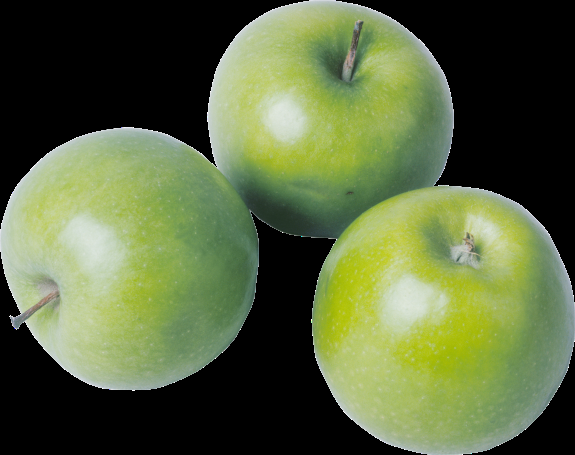
#> input picture 4lab_Morphological_analysis/images/apples_small.png, 575 x 455 px, found by its file name
$ python separating_glued_objects.py
#> lines starting #> are read from the running program, lines starting #| are printed output that depends on the picture; after the words box and inside, x2 and y2 are one past the last pixel; in counts of white or black regions, pixels touching at a corner belong together
import cv2 as cv
import numpy as np

# Reading image
img_path = "C:/denFiles/git/technical-vision/4lab_Morphological_analysis/images/"
img_name = "apples_small.png"
img = cv.imread(img_path + img_name, cv.IMREAD_GRAYSCALE)
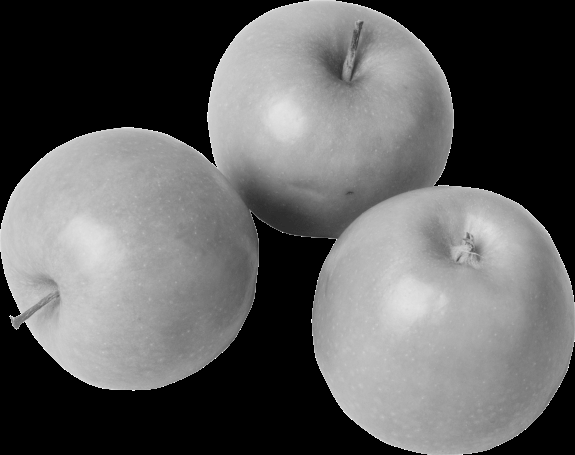
#> img: shape (455, 575); min 0, max 255, mean 95.3
n_rows, n_cols = img.shape[:2]
#> n_rows = 455; n_cols = 575

ret, thres_img = cv.threshold(img, 20, 255, cv.THRESH_BINARY)
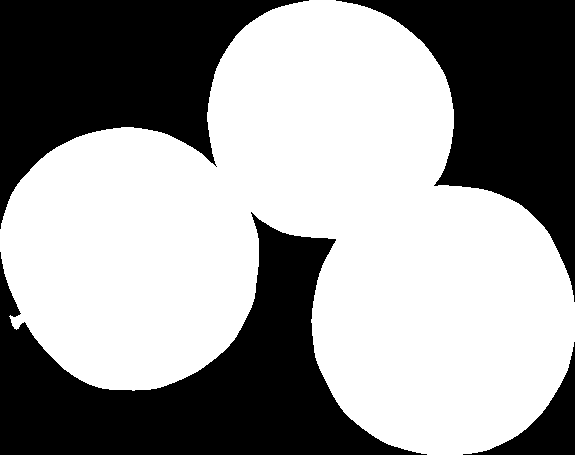
#> thres_img: shape (455, 575); 59.1% white; 4 black regions, box (x1, y1, x2, y2) and area: (0, 212, 427, 455) 40668, (0, 0, 309, 229) 33240, (336, 0, 575, 302) 29587, (463, 342, 575, 455) 3424
# cv.imwrite(img_path + img_name.rpartition('.')[0] + "_binary.jpg", thres_img)

# Set structuring element
el = cv.getStructuringElement(cv.MORPH_ELLIPSE, (5, 5))

working_img = np.copy(thres_img)  # Create working array
iter_counter = 0  # Counter

# Compute initial connected components map
retval, labels = cv.connectedComponents(thres_img)
#> retval = 2

while retval < 4:
    # Apply erosion
    working_img = cv.morphologyEx(working_img, cv.MORPH_ERODE, el, borderType=cv.BORDER_CONSTANT,
                                  borderValue=(0))
    retval, labels = cv.connectedComponents(working_img)
    iter_counter += 1
#> this loop made 26 passes
#> retval on passes 1 to 12: 2, 2, 2, 2, 2, 2, 2, 2, 2, 2, 2, 2
#> pass 1, `working_img = cv.morphologyEx(working_img, cv.MORPH_ERODE, el, borderT..`:
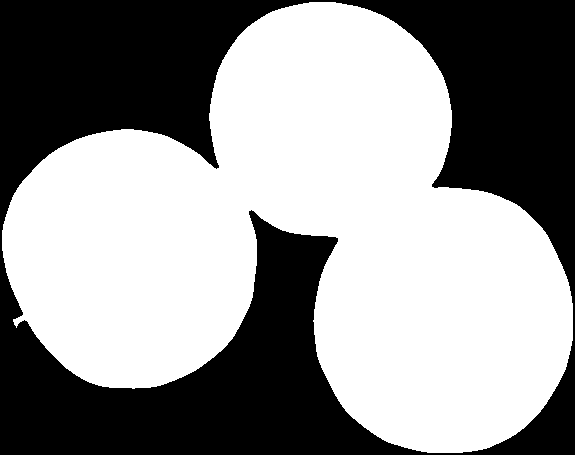
#> working_img: shape (455, 575); 57.5% white; 1 black region, box (x1, y1, x2, y2) and area: (0, 0, 575, 455) 111275
#> after the loop:
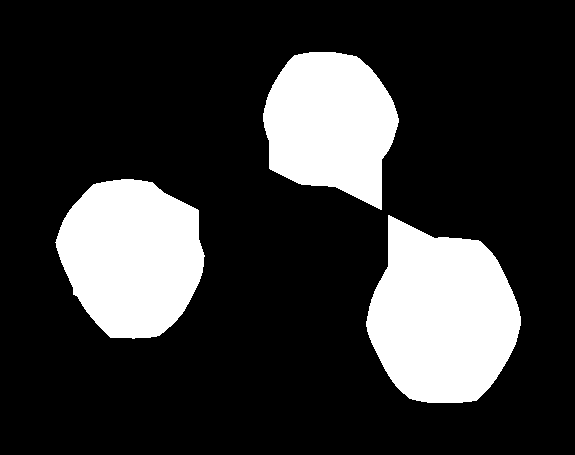
#> working_img: shape (455, 575); 20.7% white; 3 white regions, box (x1, y1, x2, y2) and area: (366, 215, 521, 403) 20833, (55, 179, 205, 339) 17992, (263, 52, 399, 210) 15444
#> after the loop, iter_counter = 26

# cv.imshow("Erosed image", working_img)
# cv.imwrite(img_path + img_name.rpartition('.')[0] + "_erosed.jpg", working_img)

# Find borders
img_borders = np.zeros_like(img)
while cv.countNonZero(working_img) < working_img.size:
    dilated_img = cv.morphologyEx(working_img, cv.MORPH_DILATE, el, borderType=cv.BORDER_CONSTANT, borderValue=(0))
    closed_img = cv.morphologyEx(dilated_img, cv.MORPH_CLOSE, el, borderType=cv.BORDER_CONSTANT, borderValue=(0))
    substracted_img = closed_img - dilated_img
    img_borders = cv.bitwise_or(substracted_img, img_borders)
    working_img = dilated_img
#> this loop made 116 passes
#> dilated_img: shape (455, 575); every value is 255
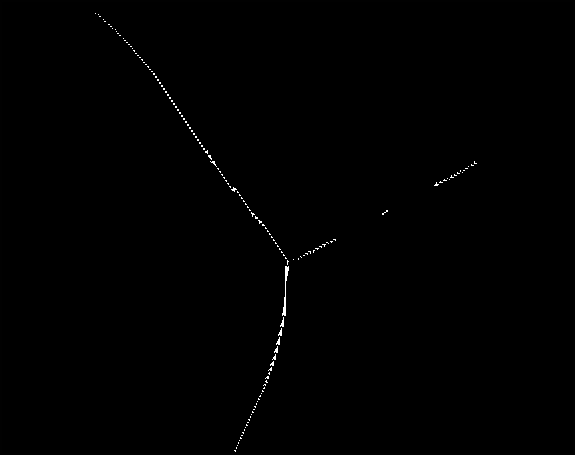
#> img_borders: shape (455, 575); min 0, max 255, mean 0.7
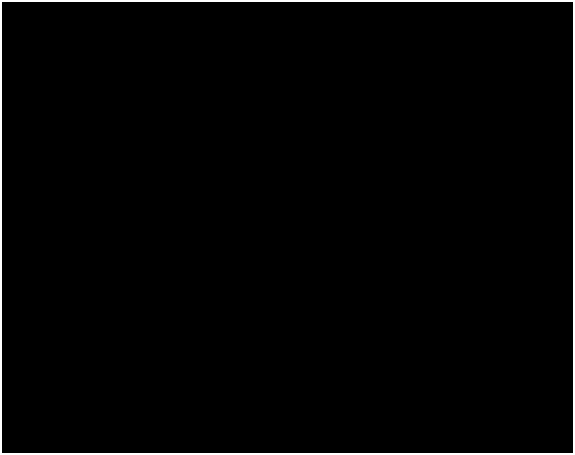
#> substracted_img: shape (455, 575); values 0 (black) and 1 (white), 1.6% white; 1 white region, box (x1, y1, x2, y2) and area: (0, 0, 575, 455) 4104

# cv.imshow("Borders", img_borders)
# cv.imwrite(img_path + img_name.rpartition('.')[0] + "_borders.jpg", img_borders)

# Closing for borders
img_borders = cv.morphologyEx(img_borders, cv.MORPH_CLOSE, el, iterations=iter_counter, borderType=cv.BORDER_CONSTANT,
                              borderValue=(0))

# cv.imshow("Borders closed", img_borders)
# cv.imwrite(img_path + img_name.rpartition('.')[0] + "_borders_closed.jpg", img_borders)

# Remove borders from image
img_res = cv.bitwise_and(~img_borders, thres_img)
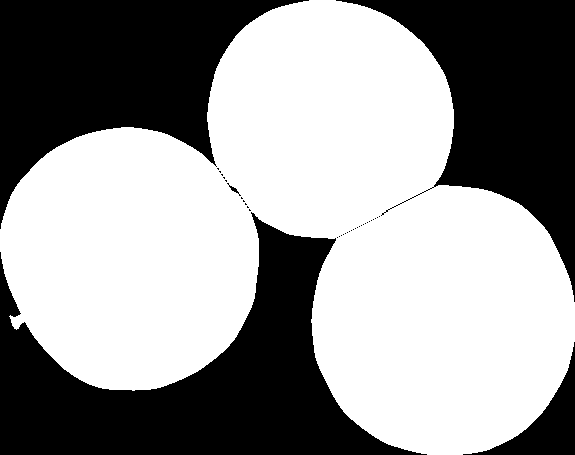
#> img_res: shape (455, 575); 59.1% white; 37 black regions (32 under 20 px), largest, box (x1, y1, x2, y2) and area: (0, 212, 427, 455) 40688, (0, 0, 309, 229) 33240, (336, 0, 575, 302) 29646, (463, 342, 575, 455) 3424, (227, 183, 241, 196) 38

# Save result
cv.imwrite(img_path + img_name.rpartition('.')[0] + "_separated.jpg", img_res)

# Show image
cv.imshow("Result", img_res)

cv.waitKey(0)
cv.destroyAllWindows()

$ run again, with 4lab_Morphological_analysis/images/lines.png copied over 4lab_Morphological_analysis/images/apples_small.png
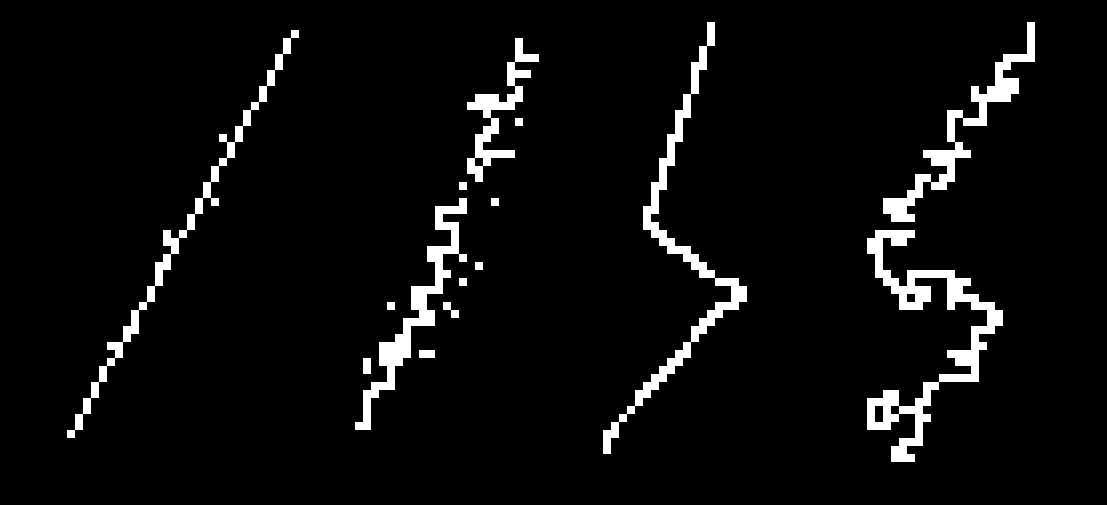
#> input picture 4lab_Morphological_analysis/images/lines.png, 1107 x 505 px, found by its file name
#> img: shape (505, 1107); 4.9% white; 15 white regions, largest, box (x1, y1, x2, y2) and area: (867, 230, 1003, 462) 6720, (603, 22, 747, 454) 5376, (883, 22, 1035, 222) 4096
#> `retval, labels = cv.connectedComponents(thres_img)`:
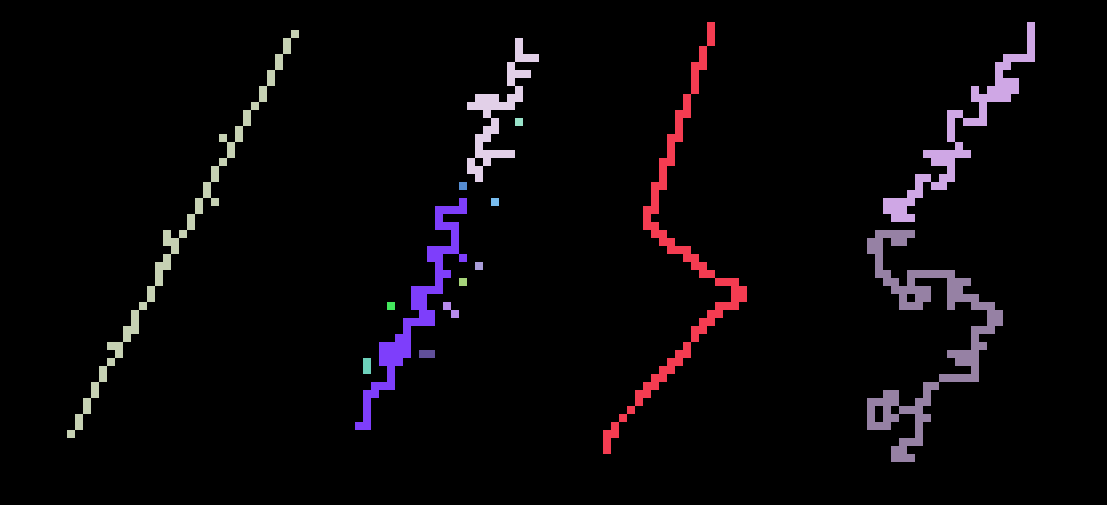
#> labels: shape (505, 1107) int32; 16 distinct labels, from 0 to 15; one colour per label, 0 black
#> retval = 16
#> after the loop `while retval < 4:`: iter_counter = 0
#> the loop `while cv.countNonZero(working_img) < working_img.size:` made 122 passes
#> after the loop `while cv.countNonZero(working_img) < working_img.size:`:
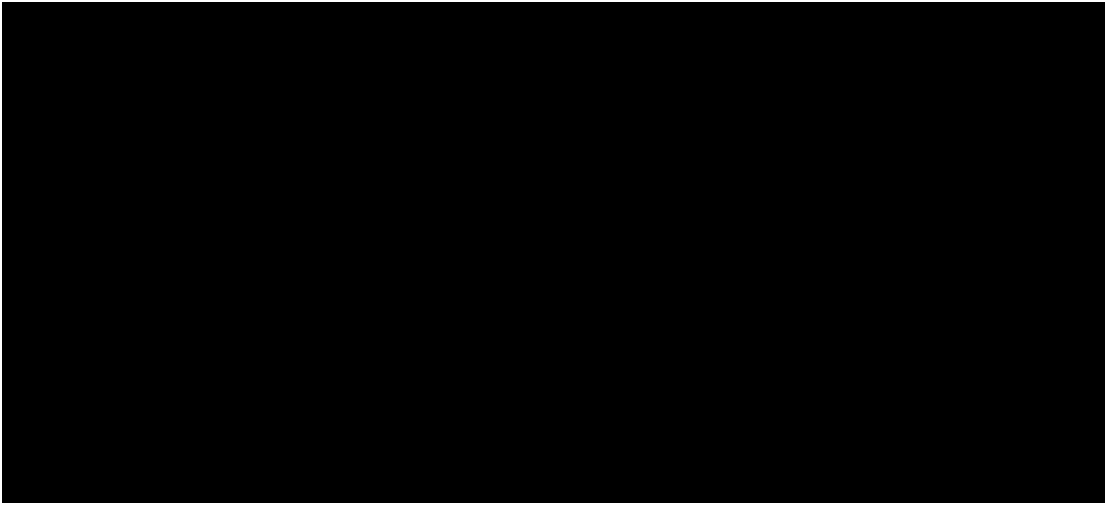
#> substracted_img: shape (505, 1107); values 0 (black) and 1 (white), 1.2% white; 1 white region, box (x1, y1, x2, y2) and area: (0, 0, 1107, 505) 6432

$ run again, with 4lab_Morphological_analysis/images/apples2_fg_norm.jpg saved as 4lab_Morphological_analysis/images/apples_small.png
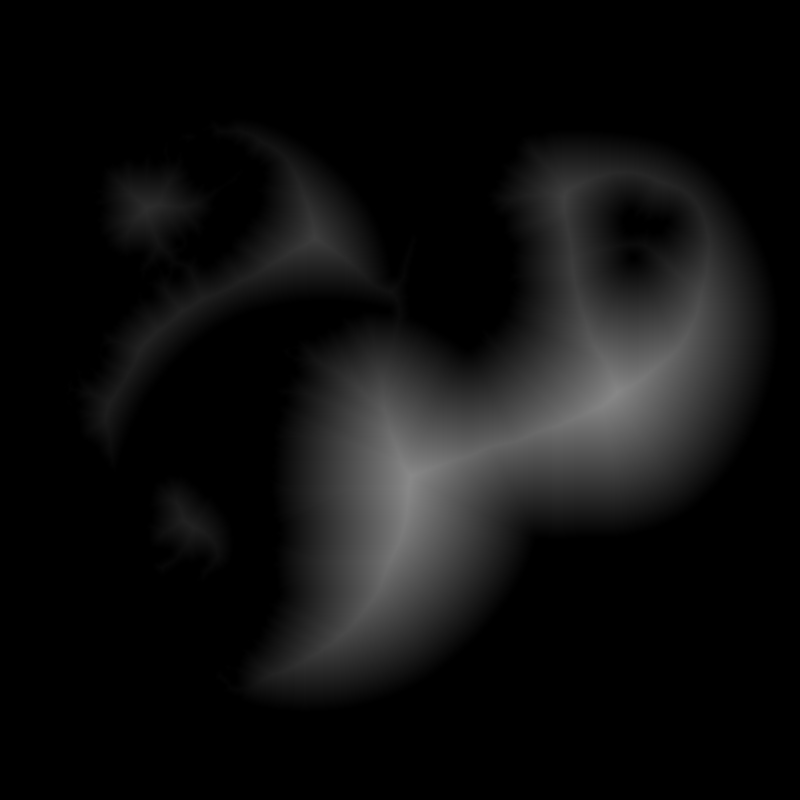
#> input picture 4lab_Morphological_analysis/images/apples2_fg_norm.jpg, 800 x 800 px, found by its file name
#> img is the input picture: shape (800, 800); min 0, max 137, mean 15
#> thres_img: shape (800, 800); 23.8% white; 4 white regions, box (x1, y1, x2, y2) and area: (257, 150, 758, 692) 134805, (99, 155, 372, 429) 13812, (120, 180, 192, 240) 2783, (171, 497, 212, 541) 997
#> `retval, labels = cv.connectedComponents(thres_img)`:
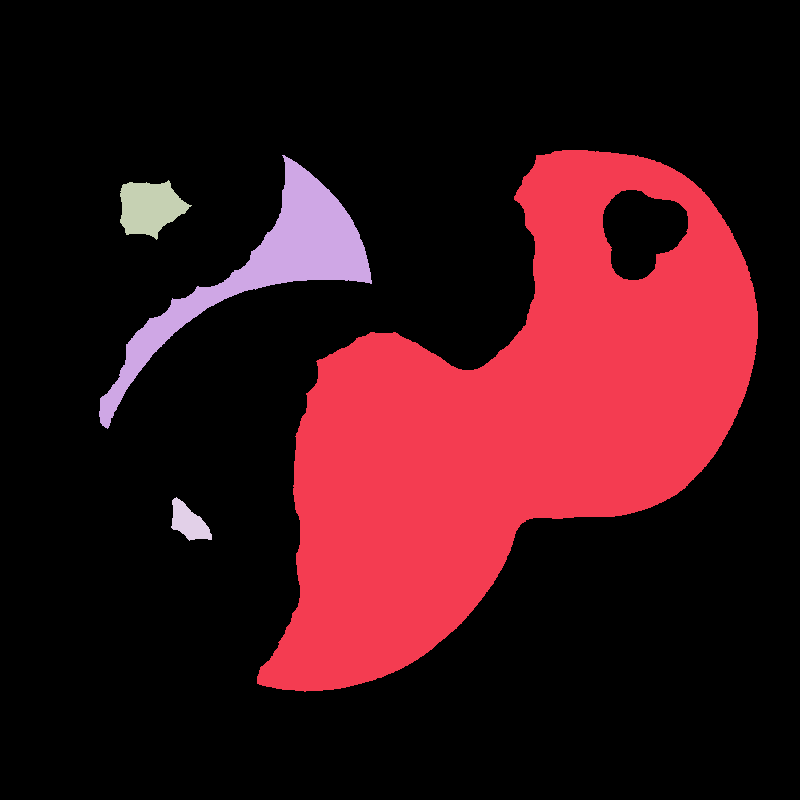
#> labels: shape (800, 800) int32; 5 distinct labels, from 0 to 4; one colour per label, 0 black
#> retval = 5
#> after the loop `while retval < 4:`: iter_counter = 0
#> after the loop `while cv.countNonZero(working_img) < working_img.size:`:
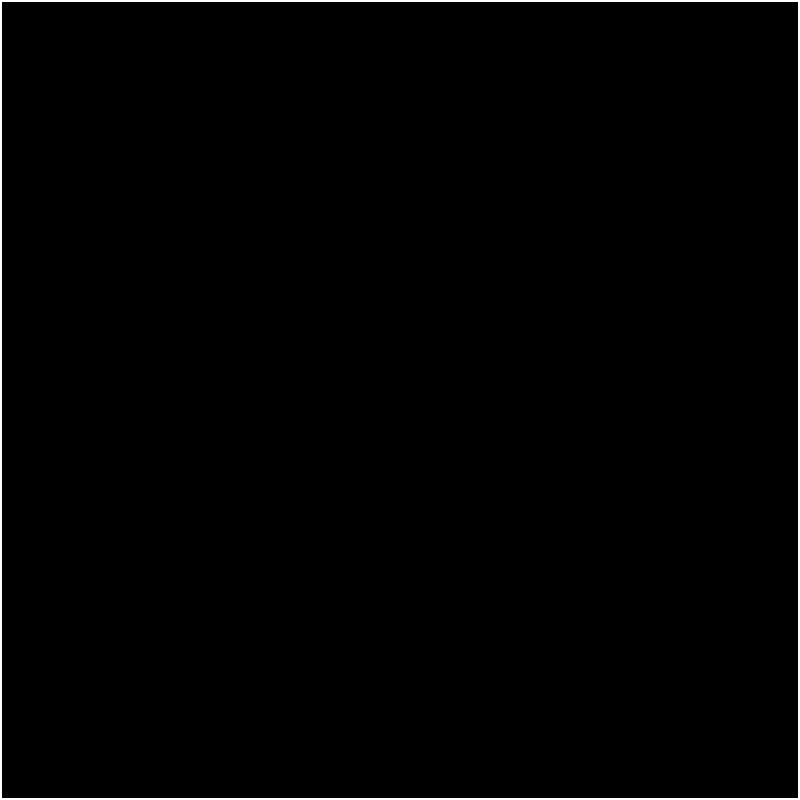
#> substracted_img: shape (800, 800); values 0 (black) and 1 (white), 1% white; 1 white region, box (x1, y1, x2, y2) and area: (0, 0, 800, 800) 6384
